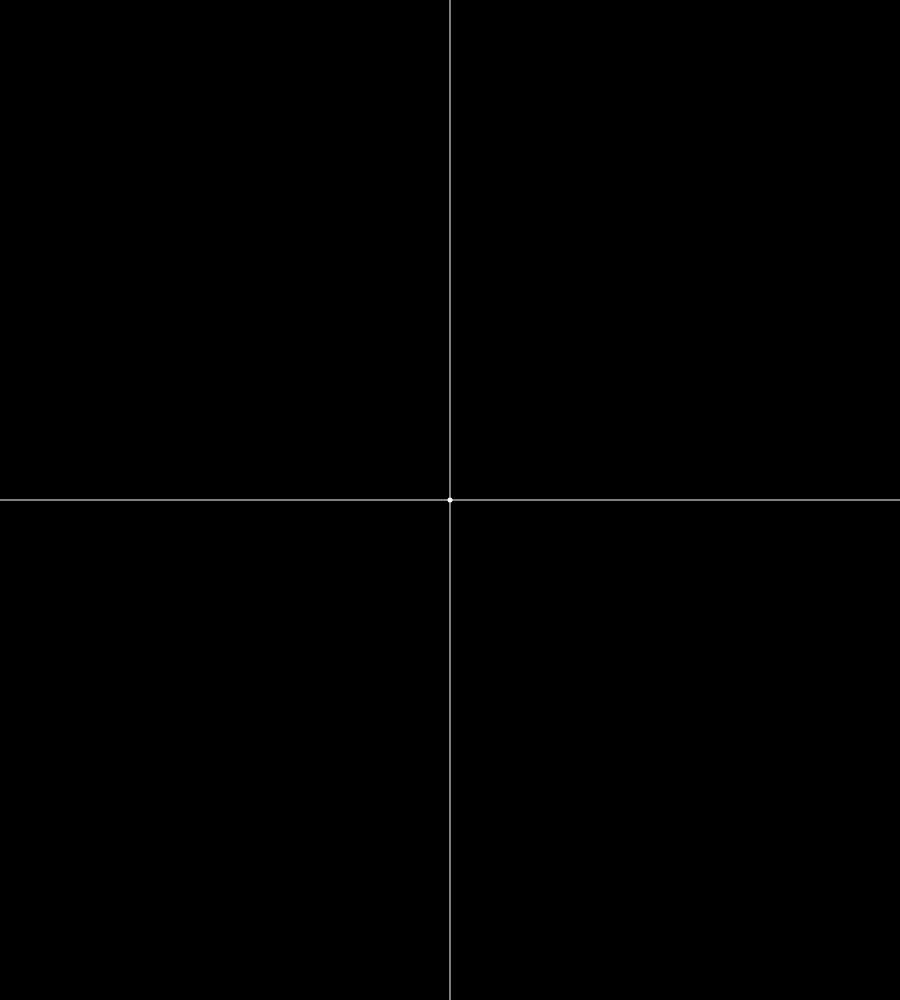
Frame 1 (no input)
Frame 60 (no input): identical to frame 1, image omitted
Frame 120 (the mouse pressed at the canvas centre since frame 60): identical to frame 1, image omitted

The p5.js sketch that drew this single still picture (run headless with seeded random() and noise() and a simulated clock; from frame 60 on, the mouse is pressed at the canvas centre):

// p5.js sketch
// ── sketch.js
let p1_points = []
let p2_points = []

let WIDTH = document.documentElement.clientWidth
let HEIGHT = document.documentElement.clientHeight

let C_WIDTH = 3 * WIDTH/4
let C_HEIGHT = HEIGHT

let X_MIDDLE = C_WIDTH / 2
let Y_MIDDLE = C_HEIGHT / 2

let selectShape1 = false
let selectShape2 = false

let shapeInput1
let shapeInput2

function mouseClicked(e) {
    if (e.pageX < 0 || e.pageX > C_WIDTH || e.pageY < 0 || e.pageY > C_HEIGHT) {
        return
    }

    const point = {
        x: e.pageX,
        y: e.pageY,
        realX: e.pageX - X_MIDDLE,
        realY: Y_MIDDLE - e.pageY
    }


    if (selectShape1)
        p1_points = p1_points.concat(point)
    else if (selectShape2)
        p2_points = p2_points.concat(point)
}

function startShape1() {
    selectShape1 = true
    selectShape2 = false
}

function startShape2() {
    selectShape1 = false
    selectShape2 = true
}

function clearShape1() {
    p1_points = []
    selectShape1 = false
    selectShape2 = false
}

function clearShape2() {
    p2_points = []
    selectShape1 = false
    selectShape2 = false
}

function coordinateInput1() {
    shapeInput1 = this.value()
}

function addPoint() {
    shapeInput1 = shapeInput1.split(",")
    let x = parseFloat(shapeInput1[0])
    let y = parseFloat(shapeInput1[1])
    console.log(x)
    let screenX = X_MIDDLE + x
    let screenY = Y_MIDDLE - y

    let xFactor = 1, yFactor = 1

    if (screenX > C_WIDTH || screenY > C_HEIGHT) {

        if(selectShape1 == true){
            xFactor = C_WIDTH/screenX
            yFactor = C_HEIGHT/screenY
            console.log("scale")
            console.log(xFactor)

            let newArray = []

            screenX = screenX* xFactor
            screenY = screenY * yFactor

            console.log("coordX")
            console.log(screenX)
            for (let i = 0; i < p1_points.length; i++) {
                const point = {
                    x: X_MIDDLE+ p1_points[i].realX * xFactor,
                    y: Y_MIDDLE - p1_points[i].realY * yFactor,
                    realX: p1_points[i].realX,
                    realY: p1_points[i].realY
                }

                newArray = newArray.concat(point)
            }



            p1_points = newArray
        } else if(selectShape2 == true){
            ///same
        }
    }

    console.log("CoordX")
    console.log(screenX)

    if (selectShape1 == true)
        p1_points = p1_points.concat({
            x: screenX,
            y: screenY,
            realX: x,
            realY: y
        })
    else if (selectShape2 == true)
        p2_points = p2_points.concat({
            x: screenX,
            y: screenY,
            realX: x,
            realY: y
        })

    inp.value(null)
}

function drawPoint(X, Y) {

}

function keyPressed() {
    if (keyCode == RETURN) {
        addPoint()
    }
}

function setup() {


    createCanvas(C_WIDTH, C_HEIGHT)

    let button = createButton("Shape 1")
    button.position(3 * WIDTH / 4 + 50, 50)
    button.mousePressed(startShape1)

    button = createButton("Shape 2")
    button.position(3 * WIDTH / 4 + 50, 100)
    button.mousePressed(startShape2)

    button = createButton("Clear shape 1")
    button.position(3 * WIDTH / 4 + 150, 50)
    button.mousePressed(clearShape1)

    button = createButton("Clear shape 2")
    button.position(3 * WIDTH / 4 + 150, 100)
    button.mousePressed(clearShape2)

    inp = createInput('')
    inp.size(100, 25)
    inp.position(3 * WIDTH / 4 + 50, 150)
    inp.input(coordinateInput1)

    button = createButton("Add")
    button.position(3 * WIDTH / 4 + 170, 150)
    button.mousePressed(addPoint)
}

 function draw() {
     clear()

     background(0, 0, 0)

     stroke('white')
     strokeWeight(5)
     point(X_MIDDLE, Y_MIDDLE)


     strokeWeight(1)
     line(0, Y_MIDDLE, C_WIDTH, Y_MIDDLE)
     line(X_MIDDLE, 0, X_MIDDLE, C_HEIGHT)

     for (let i = 0; i < p1_points.length; i++) {
         stroke('purple')
         strokeWeight(5)
         point(p1_points[i].x, p1_points[i].y)
         if (i > 0) {
             line(p1_points[i-1].x, p1_points[i-1].y, p1_points[i].x, p1_points[i].y)
         }
         if (i == p1_points.length - 1 && p1_points.length > 2) {
             line(p1_points[i].x, p1_points[i].y, p1_points[0].x, p1_points[0].y)
         }
     }

     for (let i = 0; i < p2_points.length; i++) {
         stroke('green')
         strokeWeight(5)
         point(p2_points[i].x, p2_points[i].y)
         if (i > 0) {
             line(p2_points[i-1].x, p2_points[i-1].y, p2_points[i].x, p2_points[i].y)
         }
         if (i == p2_points.length - 1 && p2_points.length > 2) {
             line(p2_points[i].x, p2_points[i].y, p2_points[0].x, p2_points[0].y)
         }
     }

 }
